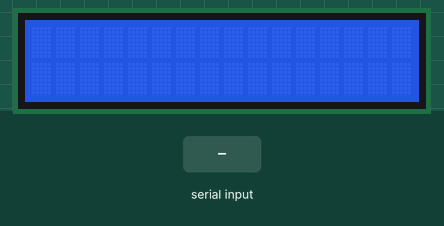
A sketch run on a simulated Arduino Uno, built with avr-gcc and run on an emulated ATmega328P. Parts: 16×2 character LCD. The test bench sets the inputs (shaded band). What the sketch prints to the serial monitor is not drawn.

Above: at 1.2 s.
1.3 s: "*" received over Serial
At 2.7 s:
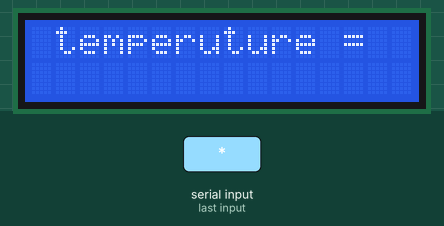
3.8 s: "/" received over Serial
At 6.4 s:
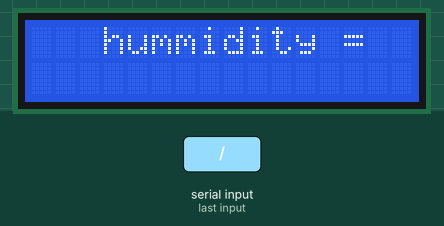
6.8 s: "-" received over Serial
At 8.8 s:
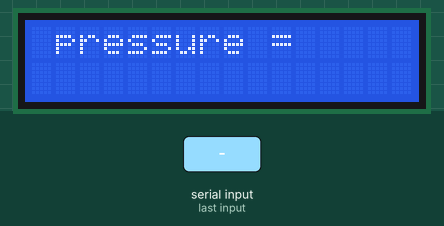
9.8 s: "+" received over Serial
At 12.5 s:
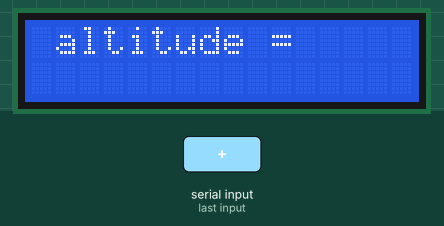
12.8 s: "1" received over Serial
At 14.8 s:
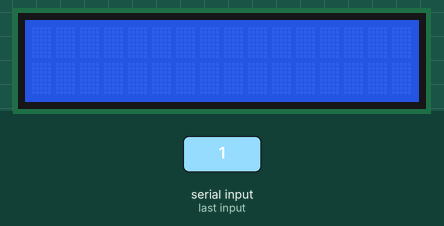
Timing chart, 0 to 16.3 s (numbered marks = the images above; inputs shaded):
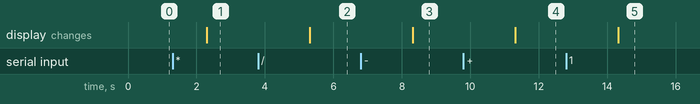

The sketch:

arduino_code.ino
```cpp
#include<LiquidCrystal.h>
LiquidCrystal MyLCD(12,11,5,4,3,2);
void setup()
{
  MyLCD.begin(16,2);
  MyLCD.home();
  Serial.begin(9600);
}

void loop() {
  if (Serial.available()) {
    String data_rcvd = Serial.readString();
    // read one byte from serial buffer and save to data_rcvd
    MyLCD.clear();
    Serial.println(data_rcvd);


    if (data_rcvd[0]=='*')
    {
      MyLCD.print(" temperuture = ");
    }
    else if (data_rcvd[0]=='/')
    {
       MyLCD.print("   hummidity = ");
    }
    else if (data_rcvd[0]=='-')
    {
       MyLCD.print(" pressure = ");
    }
    else if (data_rcvd[0]=='+')
    {
      MyLCD.print(" altitude = ");
    }

    MyLCD.setCursor(0, 1);
    data_rcvd=data_rcvd.substring(1);
    Serial.println(data_rcvd);
    MyLCD.print("    ");
    MyLCD.print(data_rcvd);
    delay(2000);


  }
     // send the char '0' to serial if button is not pressed.

}
```

Measured:
- after the input at 1.3 s, the display: changes after 1.0 s (image 1)
- after the input at 3.8 s, the display: changes after 1.5 s (image 2)
- after the input at 6.8 s, the display: changes after 1.5 s (image 3)
- after the input at 9.8 s, the display: changes after 1.5 s (image 4)
- after the input at 12.8 s, the display: changes after 1.5 s (image 5)
